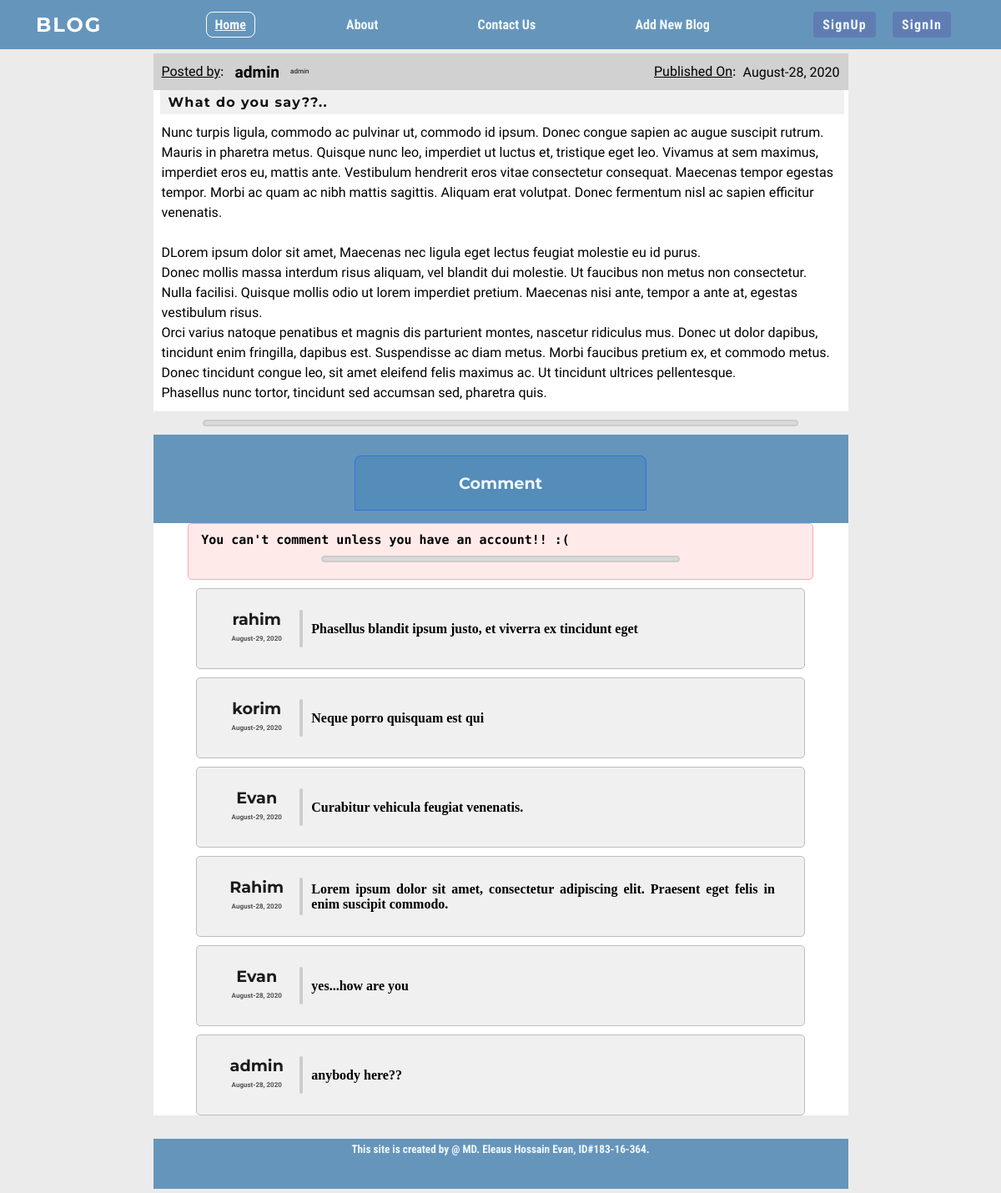
The page /?p=18 on the database its author committed.
### tables this page shows
CREATE TABLE `posts` (
  `ID` int(11) NOT NULL,
  `post_title` text NOT NULL,
  `post_content` longtext NOT NULL,
  `post_date` varchar(255) NOT NULL,
  `post_username` varchar(255) NOT NULL
);

CREATE TABLE `users` (
  `userid` int(11) NOT NULL,
  `username` varchar(255) NOT NULL,
  `email` varchar(255) NOT NULL,
  `password` varchar(255) NOT NULL,
  `designation` varchar(255) NOT NULL,
  `block` int(1) NOT NULL DEFAULT 0
);

CREATE TABLE `comments` (
  `cid` int(11) NOT NULL,
  `comment` text NOT NULL,
  `comment_date` varchar(255) NOT NULL,
  `username` varchar(255) NOT NULL,
  `postid` int(11) NOT NULL
);

### includes/class-query.php (called while the page is built, shortened)
<?php
    require_once('class-db.php');
    if(!class_exists('QUERY')){
        class QUERY{
            public function post($postid){
                global $db;
                $query="
                        SELECT * FROM posts
                        WHERE ID = '$postid'
                      ";
                return $db->select($query);
            }
        }
    }
    $query = new QUERY;
?>

### includes/class-db.php (called while the page is built, shortened)
<?php
    if(!class_exists('DB')){
        class DB{
            public function __construct(){
                $mysqli = new mysqli("localhost","root","","blog");
                $this->connection = $mysqli;
            }
            public function select($query){
                $result = $this->connection->query($query);
                while($obj = $result->fetch_assoc()){
                    $results[] = $obj;
                }
                return $results;
            }
        }
    }
    $db = new DB;
?>

### comment.php (the view, shortened to what this page needs)
<?php
 $postid = $post['ID'];
    $comment_arry = array();
    $sql = "SELECT * FROM `comments` WHERE postid = $postid ORDER BY `comments`.`cid`  DESC";
    $result = mysqli_query($conn, $sql);
    if(mysqli_num_rows($result) > 0){
        while($rows = mysqli_fetch_assoc($result)){
            $comment_arry[] = $rows;
        }
    }else{
        array_push($errors, "No comment found..!");
    }
?>
<?php if(!empty($_GET['p'])):?>
    <div class="container">
        <div class="header">
            <h1 id="from-header">Comment</h1>
        </div>
        <div class="content">
            <?php if(!isset($_SESSION['username'])):?>
                <div class="error">
                    <h3>
                        You can't comment unless you have an account!! :(
                        <hr>
                    </h3>
                </div>
            <?php endif ?>
        <?php foreach($comment_arry as $comment):?>
            <div class="post flex liht_dark" id="comment">
                <div class="comment_box flex flex_center space_bwtn">
                    <div class="comment_user text_center" id="small_box">
                        <h2> <?php echo $comment['username'];?></h2>
                    </div>
                    <hr class="hr_hr">
                    <div class="comment_comment">
                        <div class="comment_comment_left">
                            <h4 class="margin_auto"> <?php echo $comment['comment'];?></h4>
                        </div>
                    </div>
                </div>
            </div>
       <?php endforeach ?>
    </div>
<?php endif ?>

### header.php (shortened to what this page needs)
<?php
$log="";
if(isset($_SESSION['username'])){
    $log ="Profile<ul><li><a href='index.php?logout=1' class='btn'>LogOut</a> </li></ul>";
}else{
    $log= "<a href='signup.php' class='btn'>SignUp</a><a href='login.php' class='btn'>SignIn</a>";
}
?>
<!DOCTYPE html>
<html lang="en">
<head>
    <link rel="stylesheet" href="css/style.css">
</head>
<body>
    <header class="header">
        <div class="header_left">
            <h1 class="Montserrat">BLOG</h1>
        </div>
        <nav class="header_mid">
            <ul>
                <li><a href="index.php" class="active">Home</a></li>
                <li><a href="about.php">About</a></li>
                <li><a href="contactus.php">Contact Us</a></li>
                <li><a href="newblog.php">Add New Blog</a></li>
            </ul>
        </nav>
        <div class="header_right">
            <?php
                 echo $log;
            ?>
        </div>
    </header>

### index.php (shortened to what this page needs)
<?php
    require 'header.php';
    require_once('includes/class-query.php');
    $postid = "";
    $cat = "";
    if(!empty($_GET)){
        if(!empty($_GET['p'])){
            $postid = $_GET['p'];
        }
        elseif(!empty($_GET['cat'])){
            $cat = $_GET['cat'];
        }
    }
    if(empty($postid) && empty($cat)){
        $posts_array = $query->all_posts();
        $class_post ="post";
    }elseif(!empty($postid)){
        $posts_array = $query->post($postid);
    }elseif(!empty($cat)){
            echo 'cat';
    }
?>
<div class="wrapper">
    <?php foreach($posts_array as $post):?>
    <div class="container">
        <div class="">
            <div class="dark ">
                <div class="flex space_bwtn">
                    <div>
                        <?php include 'user_detail.php' ?>
                    </div>
                    <div class="flex">
                        <p class="DoHyeo">Published On </p>: <div class="Architects"><?php echo $post['post_date'];?></div>
                    </div>
                </div>
            </div>
            <div class=" <?php echo $class_post;?>">
                <h1 class="liht_dark Montserrat">
                    <a href="?p=<?php echo $post['ID'];?>" style="font-size: medium;font-weight: 700;letter-spacing: 1.3px;">
                        <?php echo $post['post_title']; ?>
                    </a>
                </h1>
                <p class="padding"> <?php echo nl2br($post['post_content']) ; ?> </p>
            </div>
        </div>
    </div>
    <hr>
    <?php endforeach;?>
<?php
    require 'comment.php';
?>
</div>
<br>
<?php
    require 'footer.php';
?>

### user_detail.php
<?php
    $postid = $post['ID'];
    $sql = "SELECT * FROM posts WHERE ID = '$postid'";
    $result = mysqli_query($conn, $sql);
    if(mysqli_num_rows($result) == 1){
        $row = mysqli_fetch_assoc($result);
        $username = $row['post_username'];
        $sql="SELECT * FROM users WHERE username = '$username'";
        $result = mysqli_query($conn, $sql);
        if(mysqli_num_rows($result) == 1){
            $row = mysqli_fetch_assoc($result);
            $user = $row['username'];
        }
    }
?>
<div class="flex">
    <p class="DoHyeo"> Posted by </p>:
    <h1>
        <span class="Architects">
            <?php echo $user;?>
        </span>
    </h1>
    <p class="Lemonada" id="desg"> <subscript>  <?php echo $row['designation'];?></subscript></p>
</div>

### footer.php
    <footer>
        <div class="container">
            <h5 class="">This site is created by @ MD. Eleaus Hossain Evan, ID#183-16-364.</h5>
        </div>
    </footer>
</body>
</html>

### css/style.css (style rules this page uses)
* { margin: 0; padding: 0; box-sizing: border-box; }
body { background-color: rgb(235, 235, 235); }
.container { width: 70%; margin: auto; background: #fff; }
.wrapper { padding: 5px; }
#desg { font-size: 8px; margin: 0 8px; }
.post { text-align: justify; background-color: #fff; margin: 10px; max-height: 210px; border: 1px solid rgb(189, 189, 189); border-radius: 5px; overflow: hidden; }
.flex { display: flex; align-items: center; }
.space_bwtn { justify-content: space-between; }
.flex_center { justify-content: center; }
.Lemonada { font-family: "Lemonada", cursive; font-size: 12px; }
.Montserrat { font-family: "Montserrat", sans-serif; margin-left: 8px; font-size: small; font-weight: 400; }
.Architects { font-family: "Architects Daughter", cursive; margin-left: 8px; }
.DoHyeo { font-family: "Do Hyeon", sans-serif; text-decoration: underline; }
.btn { font-family: "Teko", sans-serif; font-weight: 400; font-size: 1rem; letter-spacing: 1.2px; margin: 0 10px; padding: 0 10px; width: 100%; height: 25px; color: #fff; background-color: rgb(96, 125, 179); border-radius: 4px; cursor: pointer; border: 1.2px solid rgb(96, 125, 179); }
.dark { padding: 10px; background-color: #d1d1d1; display: block; }
.margin_auto { margin: auto; }
.padding { padding: 10px; }
.text_center { text-align: center; }
.liht_dark { background-color: #e4e4e48c; padding: 5px 10px; }
#small_box { width: 15%; }
.hr_hr { height: 45px; width: 0; }
a { cursor: pointer; text-decoration: none; color: #121213; }
hr { margin: 10px auto; width: 60%; height: 8px; background-color: #d9d9d9; border: 2px solid #ccc; border-radius: 5px; }
p { line-height: 1.5rem; font-family: "Recursive", sans-serif; }
h1 { font-size: 1.2rem; color: black; margin: 0 5px; }
h2 { font-family: "Montserrat", sans-serif; font-size: 1.2rem; color: #1b1b1b; }
footer h5 { min-height: 60px; text-align: center; background-color: rgb(102, 149, 187); }
footer h5 { font-family: "Roboto Condensed", sans-serif; font-weight: bold; padding: 5px 10px; color: aliceblue; }
.active { border: 1.5px solid #fff; border-radius: 8px; text-decoration: underline; }
.error { font-family: "Source Code Pro", monospace; font-weight: 300; font-size: 0.8rem; padding: 10px 15px; background-color: #ffe0e0a8; border: 1px solid #f1adad; border-radius: 5px; }
footer { width: 100%; }
.header { background-color: rgb(102, 149, 187); position: relative; color: white; display: flex; align-items: center; justify-content: space-between; list-style: none; padding: 15px; }
li { list-style: none; }
nav { flex: 1; }
nav a, .header_right a { font-family: "Roboto Condensed", sans-serif; font-weight: bold; padding: 5px 10px; color: aliceblue; }
.header_mid ul { display: flex; align-items: center; justify-content: space-evenly; flex: 1; }
.header_left h1 { font-size: x-large; font-weight: bolder; color: white; letter-spacing: 2px; padding: 0 20px; }
.header_right { display: block; margin-right: 30px; position: relative; }
.header_right:hover li, .header_right { display: block; padding: 5px; font-family: "Roboto Condensed", sans-serif; font-weight: bold; }
#from-header { font-family: "Montserrat", sans-serif; width: 40%; min-width: 350px; margin: auto; text-align: center; padding: 20px 5px 20px 5px; margin-top: 10px; background-color: rgba(68, 133, 187, 0.493); color: aliceblue; border-radius: 8px 8px 0 0; border: 1.5px solid rgba(0, 82, 255, 0.4); }
.content, .content #form-header { width: 90%; margin: auto; }
.comment_box { width: 100%; padding: 10px; }
.comment_user { display: flex; align-items: center; flex-direction: column; }
.comment_comment { width: 100%; padding: 10px; flex: 1; display: flex; justify-content: space-between; }
.comment_comment_left { display: inline-block; flex: 1; align-items: center; padding-right: 5px; }

### rows shown on the page
posts: users.username "admin", users.designation "admin", post_date "August-28, 2020", post_title "What do you say??..", post_content "Nunc turpis ligula, commodo ac pulvinar ut, commodo id ipsum. Donec congue sapien ac augue suscipit rutrum. Mauris in pharetra metus. Quisque nunc leo, imperdiet ut luctus et, tristique eget leo. Vivamus at sem maximus, imperdiet eros eu, mattis ante. Vestibulum hendrerit eros vitae consectetur consequat. Maecenas tempor egestas tempor. Morbi ac quam ac nibh mattis sagittis. Aliquam erat volutpat. Donec fermentum nisl ac sapien efficitur venenatis. DLorem ipsum dolor sit amet, Maecenas nec ligula eget lectus feugiat molestie eu id purus. Donec mollis massa interdum risus aliquam, vel blandit dui molestie. Ut faucibus non metus non consectetur. Nulla facilisi. Quisque mollis odio ut lorem…"
comments: username "rahim", comment "Phasellus blandit ipsum justo, et viverra ex tincidunt eget"
comments: username "korim", comment "Neque porro quisquam est qui"
comments: username "Evan", comment "Curabitur vehicula feugiat venenatis."
comments: username "Rahim", comment "Lorem ipsum dolor sit amet, consectetur adipiscing elit. Praesent eget felis in enim suscipit commodo."
comments: username "Evan", comment "yes...how are you"
comments: username "admin", comment "anybody here??"
